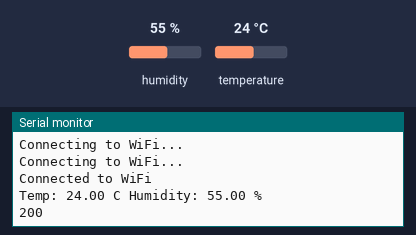
Simulated run of this sketch. Board: ESP32. Parts: the last lines printed to the serial monitor. The inputs (shaded band) are chosen by the test bench; at power-on: humidity 55 %, temperature 24 °C. WiFi joins after 1.5 s; servers stay silent unless stated; uploads are accepted with an empty reply.

Above: at 3.2 s.
3.3 s: humidity set to 22 %
10.9 s: temperature set to 12 °C
At 12.4 s:
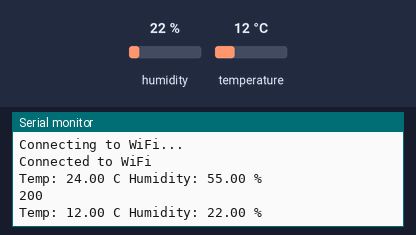
18.5 s: humidity set to 40 %
At 24.0 s:
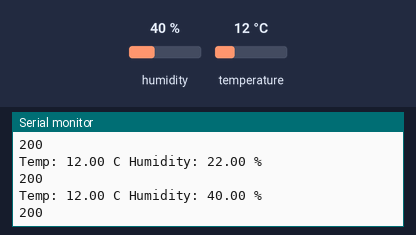

Measured:
- after the input at 10.9 s, the serial monitor: prints a new line after 1.3 s (image 1)
- after the input at 18.5 s, the serial monitor: prints a new line after 4.0 s (image 2)

The sketch:

temperature_API.ino
```cpp
#include <WiFi.h>
#include <HTTPClient.h>
#include <DHT.h>

const char* ssid = "cestlavie";
const char* password = "eggtarts!";

// Server URL
const char* serverName = "http://192.168.101.75:5000/data";

#define DHTPIN  26
#define DHTTYPE DHT11

DHT dht(DHTPIN, DHTTYPE);

void setup() {
  Serial.begin(115200);
  WiFi.begin(ssid, password);

  while (WiFi.status() != WL_CONNECTED) {
    delay(1000);
    Serial.println("Connecting to WiFi...");
  }

  Serial.println("Connected to WiFi");

  dht.begin();
}

void loop() {
  float temp = dht.readTemperature();
  float humidity = dht.readHumidity();

  if (isnan(temp) || isnan(humidity)) {
    Serial.println("Failed to read from DHT sensor!");
    return;
  }

  Serial.print("Temp: ");
  Serial.print(temp);
  Serial.print(" C ");
  Serial.print("Humidity: ");
  Serial.print(humidity);
  Serial.println(" % ");

  if (WiFi.status() == WL_CONNECTED) {
    HTTPClient http;

    http.begin(serverName);
    http.addHeader("Content-Type", "application/json");

    String httpRequestData = "{\"temperature\": " + String(temp) + ", \"humidity\": " + String(humidity) + "}";

    int httpResponseCode = http.POST(httpRequestData);

    if (httpResponseCode > 0) {
      String response = http.getString();
      Serial.println(httpResponseCode);
      Serial.println(response);
    } else {
      Serial.print("Error on sending POST: ");
      Serial.println(httpResponseCode);
    }

    http.end();
  } else {
    Serial.println("WiFi Disconnected");
  }

  delay(10000);
}
```
